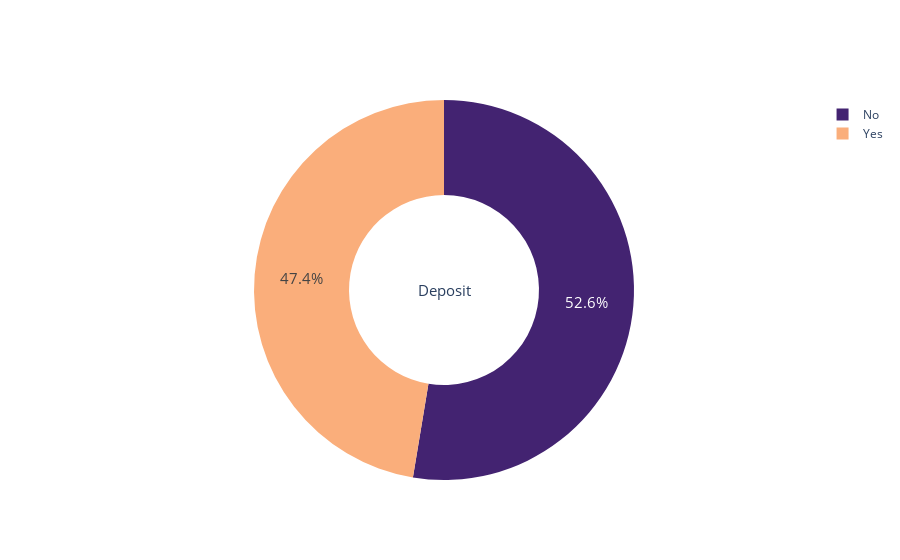

Source (notebook cell):
### Markdown cell above
**Insights** <br>
Here, almost all correlations are insignificant except for pdays-previous.

### Code cell
# Data Balance Check
labels = ['No','Yes']
values = df['deposit'].value_counts()
colors = ['#432371', '#FAAE7B']
fig = go.Figure(data=[go.Pie(labels=labels, values=values, hole=.5)])
fig.update_traces(hoverinfo='label+value',textfont_size=15,marker=dict(colors=colors))
fig.update_layout(annotations=[dict(text='Deposit', font_size=15, showarrow=False)])
fig.show()

### Figure 1 — Plotly figure (JSON) as saved in the notebook; plotly's stock layout.template omitted (floating-point values rounded to 4 significant figures)
{"data": [{"hole": 0.5, "hoverinfo": "label+value", "labels": ["No", "Yes"], "marker": {"colors": ["#432371", "#FAAE7B"]}, "textfont": {"size": 15}, "type": "pie", "values": [5873, 5289]}], "layout": {"annotations": [{"font": {"size": 15}, "showarrow": false, "text": "Deposit"}], "autosize": true}}
